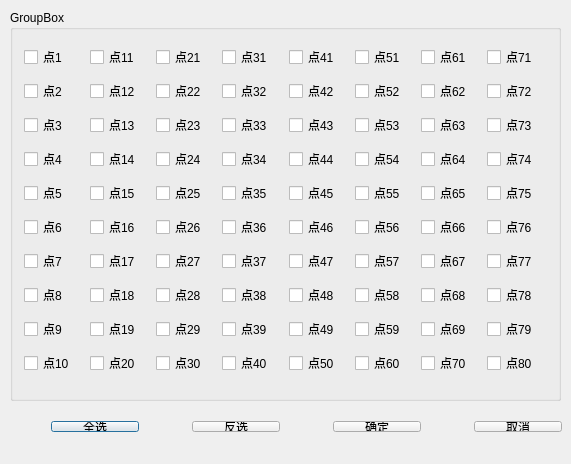
<?xml version="1.0" encoding="UTF-8"?>
<ui version="4.0">
 <class>SmvAbnormalPointSet</class>
 <widget class="QDialog" name="SmvAbnormalPointSet">
  <property name="geometry">
   <rect>
    <x>0</x>
    <y>0</y>
    <width>571</width>
    <height>464</height>
   </rect>
  </property>
  <property name="windowTitle">
   <string>异常点设置</string>
  </property>
  <widget class="QGroupBox" name="point_groupbox">
   <property name="geometry">
    <rect>
     <x>10</x>
     <y>10</y>
     <width>551</width>
     <height>391</height>
    </rect>
   </property>
   <property name="title">
    <string>GroupBox</string>
   </property>
   <layout class="QGridLayout" name="gridLayout">
    <item row="0" column="0">
     <widget class="QSttCheckBox" name="ck_point1">
      <property name="text">
       <string>点1</string>
      </property>
     </widget>
    </item>
    <item row="0" column="1">
     <widget class="QSttCheckBox" name="ck_point11">
      <property name="text">
       <string>点11</string>
      </property>
     </widget>
    </item>
    <item row="0" column="2">
     <widget class="QSttCheckBox" name="ck_point21">
      <property name="text">
       <string>点21</string>
      </property>
     </widget>
    </item>
    <item row="0" column="3">
     <widget class="QSttCheckBox" name="ck_point31">
      <property name="text">
       <string>点31</string>
      </property>
     </widget>
    </item>
    <item row="0" column="4">
     <widget class="QSttCheckBox" name="ck_point41">
      <property name="text">
       <string>点41</string>
      </property>
     </widget>
    </item>
    <item row="0" column="5">
     <widget class="QSttCheckBox" name="ck_point51">
      <property name="text">
       <string>点51</string>
      </property>
     </widget>
    </item>
    <item row="0" column="6">
     <widget class="QSttCheckBox" name="ck_point61">
      <property name="text">
       <string>点61</string>
      </property>
     </widget>
    </item>
    <item row="0" column="7">
     <widget class="QSttCheckBox" name="ck_point71">
      <property name="text">
       <string>点71</string>
      </property>
     </widget>
    </item>
    <item row="1" column="0">
     <widget class="QSttCheckBox" name="ck_point2">
      <property name="text">
       <string>点2</string>
      </property>
     </widget>
    </item>
    <item row="1" column="1">
     <widget class="QSttCheckBox" name="ck_point12">
      <property name="text">
       <string>点12</string>
      </property>
     </widget>
    </item>
    <item row="1" column="2">
     <widget class="QSttCheckBox" name="ck_point22">
      <property name="text">
       <string>点22</string>
      </property>
     </widget>
    </item>
    <item row="1" column="3">
     <widget class="QSttCheckBox" name="ck_point32">
      <property name="text">
       <string>点32</string>
      </property>
     </widget>
    </item>
    <item row="1" column="4">
     <widget class="QSttCheckBox" name="ck_point42">
      <property name="text">
       <string>点42</string>
      </property>
     </widget>
    </item>
    <item row="1" column="5">
     <widget class="QSttCheckBox" name="ck_point52">
      <property name="text">
       <string>点52</string>
      </property>
     </widget>
    </item>
    <item row="1" column="6">
     <widget class="QSttCheckBox" name="ck_point62">
      <property name="text">
       <string>点62</string>
      </property>
     </widget>
    </item>
    <item row="1" column="7">
     <widget class="QSttCheckBox" name="ck_point72">
      <property name="text">
       <string>点72</string>
      </property>
     </widget>
    </item>
    <item row="2" column="0">
     <widget class="QSttCheckBox" name="ck_point3">
      <property name="text">
       <string>点3</string>
      </property>
     </widget>
    </item>
    <item row="2" column="1">
     <widget class="QSttCheckBox" name="ck_point13">
      <property name="text">
       <string>点13</string>
      </property>
     </widget>
    </item>
    <item row="2" column="2">
     <widget class="QSttCheckBox" name="ck_point23">
      <property name="text">
       <string>点23</string>
      </property>
     </widget>
    </item>
    <item row="2" column="3">
     <widget class="QSttCheckBox" name="ck_point33">
      <property name="text">
       <string>点33</string>
      </property>
     </widget>
    </item>
    <item row="2" column="4">
     <widget class="QSttCheckBox" name="ck_point43">
      <property name="text">
       <string>点43</string>
      </property>
     </widget>
    </item>
    <item row="2" column="5">
     <widget class="QSttCheckBox" name="ck_point53">
      <property name="text">
       <string>点53</string>
      </property>
     </widget>
    </item>
    <item row="2" column="6">
     <widget class="QSttCheckBox" name="ck_point63">
      <property name="text">
       <string>点63</string>
      </property>
     </widget>
    </item>
    <item row="2" column="7">
     <widget class="QSttCheckBox" name="ck_point73">
      <property name="text">
       <string>点73</string>
      </property>
     </widget>
    </item>
    <item row="3" column="0">
     <widget class="QSttCheckBox" name="ck_point4">
      <property name="text">
       <string>点4</string>
      </property>
     </widget>
    </item>
    <item row="3" column="1">
     <widget class="QSttCheckBox" name="ck_point14">
      <property name="text">
       <string>点14</string>
      </property>
     </widget>
    </item>
    <item row="3" column="2">
     <widget class="QSttCheckBox" name="ck_point24">
      <property name="text">
       <string>点24</string>
      </property>
     </widget>
    </item>
    <item row="3" column="3">
     <widget class="QSttCheckBox" name="ck_point34">
      <property name="text">
       <string>点34</string>
      </property>
     </widget>
    </item>
    <item row="3" column="4">
     <widget class="QSttCheckBox" name="ck_point44">
      <property name="text">
       <string>点44</string>
      </property>
     </widget>
    </item>
    <item row="3" column="5">
     <widget class="QSttCheckBox" name="ck_point54">
      <property name="text">
       <string>点54</string>
      </property>
     </widget>
    </item>
    <item row="3" column="6">
     <widget class="QSttCheckBox" name="ck_point64">
      <property name="text">
       <string>点64</string>
      </property>
     </widget>
    </item>
    <item row="3" column="7">
     <widget class="QSttCheckBox" name="ck_point74">
      <property name="text">
       <string>点74</string>
      </property>
     </widget>
    </item>
    <item row="4" column="0">
     <widget class="QSttCheckBox" name="ck_point5">
      <property name="text">
       <string>点5</string>
      </property>
     </widget>
    </item>
    <item row="4" column="1">
     <widget class="QSttCheckBox" name="ck_point15">
      <property name="text">
       <string>点15</string>
      </property>
     </widget>
    </item>
    <item row="4" column="2">
     <widget class="QSttCheckBox" name="ck_point25">
      <property name="text">
       <string>点25</string>
      </property>
     </widget>
    </item>
    <item row="4" column="3">
     <widget class="QSttCheckBox" name="ck_point35">
      <property name="text">
       <string>点35</string>
      </property>
     </widget>
    </item>
    <item row="4" column="4">
     <widget class="QSttCheckBox" name="ck_point45">
      <property name="text">
       <string>点45</string>
      </property>
     </widget>
    </item>
    <item row="4" column="5">
     <widget class="QSttCheckBox" name="ck_point55">
      <property name="text">
       <string>点55</string>
      </property>
     </widget>
    </item>
    <item row="4" column="6">
     <widget class="QSttCheckBox" name="ck_point65">
      <property name="text">
       <string>点65</string>
      </property>
     </widget>
    </item>
    <item row="4" column="7">
     <widget class="QSttCheckBox" name="ck_point75">
      <property name="text">
       <string>点75</string>
      </property>
     </widget>
    </item>
    <item row="5" column="0">
     <widget class="QSttCheckBox" name="ck_point6">
      <property name="text">
       <string>点6</string>
      </property>
     </widget>
    </item>
    <item row="5" column="1">
     <widget class="QSttCheckBox" name="ck_point16">
      <property name="text">
       <string>点16</string>
      </property>
     </widget>
    </item>
    <item row="5" column="2">
     <widget class="QSttCheckBox" name="ck_point26">
      <property name="text">
       <string>点26</string>
      </property>
     </widget>
    </item>
    <item row="5" column="3">
     <widget class="QSttCheckBox" name="ck_point36">
      <property name="text">
       <string>点36</string>
      </property>
     </widget>
    </item>
    <item row="5" column="4">
     <widget class="QSttCheckBox" name="ck_point46">
      <property name="text">
       <string>点46</string>
      </property>
     </widget>
    </item>
    <item row="5" column="5">
     <widget class="QSttCheckBox" name="ck_point56">
      <property name="text">
       <string>点56</string>
      </property>
     </widget>
    </item>
    <item row="5" column="6">
     <widget class="QSttCheckBox" name="ck_point66">
      <property name="text">
       <string>点66</string>
      </property>
     </widget>
    </item>
    <item row="5" column="7">
     <widget class="QSttCheckBox" name="ck_point76">
      <property name="text">
       <string>点76</string>
      </property>
     </widget>
    </item>
    <item row="6" column="0">
     <widget class="QSttCheckBox" name="ck_point7">
      <property name="text">
       <string>点7</string>
      </property>
     </widget>
    </item>
    <item row="6" column="1">
     <widget class="QSttCheckBox" name="ck_point17">
      <property name="text">
       <string>点17</string>
      </property>
     </widget>
    </item>
    <item row="6" column="2">
     <widget class="QSttCheckBox" name="ck_point27">
      <property name="text">
       <string>点27</string>
      </property>
     </widget>
    </item>
    <item row="6" column="3">
     <widget class="QSttCheckBox" name="ck_point37">
      <property name="text">
       <string>点37</string>
      </property>
     </widget>
    </item>
    <item row="6" column="4">
     <widget class="QSttCheckBox" name="ck_point47">
      <property name="text">
       <string>点47</string>
      </property>
     </widget>
    </item>
    <item row="6" column="5">
     <widget class="QSttCheckBox" name="ck_point57">
      <property name="text">
       <string>点57</string>
      </property>
     </widget>
    </item>
    <item row="6" column="6">
     <widget class="QSttCheckBox" name="ck_point67">
      <property name="text">
       <string>点67</string>
      </property>
     </widget>
    </item>
    <item row="6" column="7">
     <widget class="QSttCheckBox" name="ck_point77">
      <property name="text">
       <string>点77</string>
      </property>
     </widget>
    </item>
    <item row="7" column="0">
     <widget class="QSttCheckBox" name="ck_point8">
      <property name="text">
       <string>点8</string>
      </property>
     </widget>
    </item>
    <item row="7" column="1">
     <widget class="QSttCheckBox" name="ck_point18">
      <property name="text">
       <string>点18</string>
      </property>
     </widget>
    </item>
    <item row="7" column="2">
     <widget class="QSttCheckBox" name="ck_point28">
      <property name="text">
       <string>点28</string>
      </property>
     </widget>
    </item>
    <item row="7" column="3">
     <widget class="QSttCheckBox" name="ck_point38">
      <property name="text">
       <string>点38</string>
      </property>
     </widget>
    </item>
    <item row="7" column="4">
     <widget class="QSttCheckBox" name="ck_point48">
      <property name="text">
       <string>点48</string>
      </property>
     </widget>
    </item>
    <item row="7" column="5">
     <widget class="QSttCheckBox" name="ck_point58">
      <property name="text">
       <string>点58</string>
      </property>
     </widget>
    </item>
    <item row="7" column="6">
     <widget class="QSttCheckBox" name="ck_point68">
      <property name="text">
       <string>点68</string>
      </property>
     </widget>
    </item>
    <item row="7" column="7">
     <widget class="QSttCheckBox" name="ck_point78">
      <property name="text">
       <string>点78</string>
      </property>
     </widget>
    </item>
    <item row="8" column="0">
     <widget class="QSttCheckBox" name="ck_point9">
      <property name="text">
       <string>点9</string>
      </property>
     </widget>
    </item>
    <item row="8" column="1">
     <widget class="QSttCheckBox" name="ck_point19">
      <property name="text">
       <string>点19</string>
      </property>
     </widget>
    </item>
    <item row="8" column="2">
     <widget class="QSttCheckBox" name="ck_point29">
      <property name="text">
       <string>点29</string>
      </property>
     </widget>
    </item>
    <item row="8" column="3">
     <widget class="QSttCheckBox" name="ck_point39">
      <property name="text">
       <string>点39</string>
      </property>
     </widget>
    </item>
    <item row="8" column="4">
     <widget class="QSttCheckBox" name="ck_point49">
      <property name="text">
       <string>点49</string>
      </property>
     </widget>
    </item>
    <item row="8" column="5">
     <widget class="QSttCheckBox" name="ck_point59">
      <property name="text">
       <string>点59</string>
      </property>
     </widget>
    </item>
    <item row="8" column="6">
     <widget class="QSttCheckBox" name="ck_point69">
      <property name="text">
       <string>点69</string>
      </property>
     </widget>
    </item>
    <item row="8" column="7">
     <widget class="QSttCheckBox" name="ck_point79">
      <property name="text">
       <string>点79</string>
      </property>
     </widget>
    </item>
    <item row="9" column="0">
     <widget class="QSttCheckBox" name="ck_point10">
      <property name="text">
       <string>点10</string>
      </property>
     </widget>
    </item>
    <item row="9" column="1">
     <widget class="QSttCheckBox" name="ck_point20">
      <property name="text">
       <string>点20</string>
      </property>
     </widget>
    </item>
    <item row="9" column="2">
     <widget class="QSttCheckBox" name="ck_point30">
      <property name="text">
       <string>点30</string>
      </property>
     </widget>
    </item>
    <item row="9" column="3">
     <widget class="QSttCheckBox" name="ck_point40">
      <property name="text">
       <string>点40</string>
      </property>
     </widget>
    </item>
    <item row="9" column="4">
     <widget class="QSttCheckBox" name="ck_point50">
      <property name="text">
       <string>点50</string>
      </property>
     </widget>
    </item>
    <item row="9" column="5">
     <widget class="QSttCheckBox" name="ck_point60">
      <property name="text">
       <string>点60</string>
      </property>
     </widget>
    </item>
    <item row="9" column="6">
     <widget class="QSttCheckBox" name="ck_point70">
      <property name="text">
       <string>点70</string>
      </property>
     </widget>
    </item>
    <item row="9" column="7">
     <widget class="QSttCheckBox" name="ck_point80">
      <property name="text">
       <string>点80</string>
      </property>
     </widget>
    </item>
   </layout>
  </widget>
  <widget class="QWidget" name="layoutWidget">
   <property name="geometry">
    <rect>
     <x>40</x>
     <y>410</y>
     <width>533</width>
     <height>33</height>
    </rect>
   </property>
   <layout class="QHBoxLayout" name="horizontalLayout">
    <property name="spacing">
     <number>53</number>
    </property>
    <item>
     <widget class="QPushButton" name="pbn_AllSelsect">
      <property name="text">
       <string>全选</string>
      </property>
     </widget>
    </item>
    <item>
     <widget class="QPushButton" name="pbn_SelectInvert">
      <property name="text">
       <string>反选</string>
      </property>
     </widget>
    </item>
    <item>
     <widget class="QPushButton" name="pbn_Ok">
      <property name="text">
       <string>确定</string>
      </property>
     </widget>
    </item>
    <item>
     <widget class="QPushButton" name="pbn_Cancle">
      <property name="text">
       <string>取消</string>
      </property>
     </widget>
    </item>
   </layout>
  </widget>
 </widget>
 <layoutdefault spacing="6" margin="11"/>
 <customwidgets>
  <customwidget>
   <class>QSttCheckBox</class>
   <extends>QCheckBox</extends>
   <header>../Module/UI/Controls/SttCheckBox.h</header>
  </customwidget>
 </customwidgets>
 <resources/>
 <connections/>
</ui>
